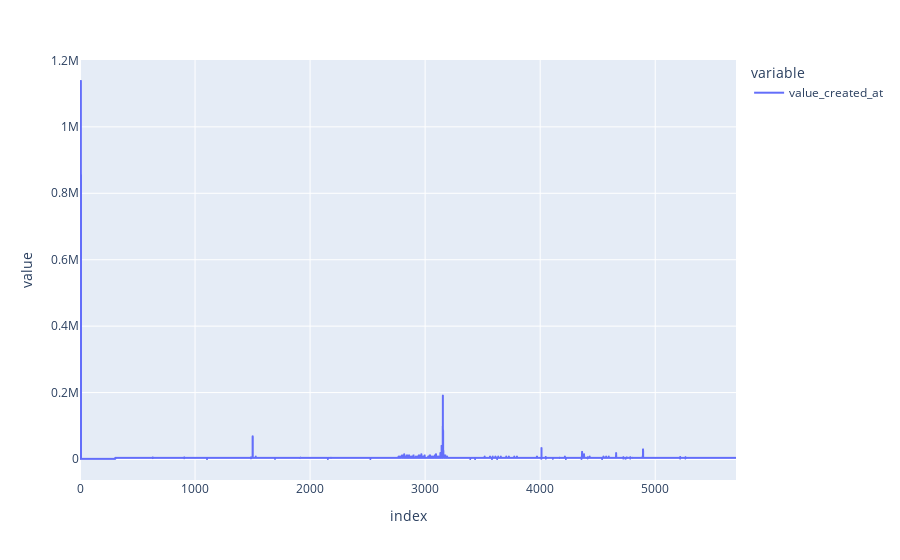

Here is the notebook cell this chart was saved with:
### Code cell
fig = px.line(diff)
fig.show()

### Figure 1 — Plotly figure (JSON) as saved in the notebook; plotly's stock layout.template omitted (floating-point values rounded to 4 significant figures; data arrays with more than 128 entries replaced by an {"elided": "..."} marker saying what was removed)
{"data": [{"hovertemplate": "variable=value_created_at<br>index=%{x}<br>value=%{y}<extra></extra>", "legendgroup": "value_created_at", "line": {"color": "#636efa", "dash": "solid"}, "marker": {"symbol": "circle"}, "mode": "lines", "name": "value_created_at", "showlegend": true, "type": "scattergl", "x": {"elided": "5703 int values"}, "xaxis": "x", "y": {"elided": "5703 int values"}, "yaxis": "y"}], "layout": {"autosize": true, "legend": {"title": {"text": "variable"}, "tracegroupgap": 0}, "margin": {"t": 60}, "xaxis": {"anchor": "y", "autorange": true, "domain": [0, 1], "range": [0, 5702], "title": {"text": "index"}, "type": "linear"}, "yaxis": {"anchor": "x", "autorange": true, "domain": [0, 1], "range": [-63230.0, 1201000.0], "title": {"text": "value"}, "type": "linear"}}}
